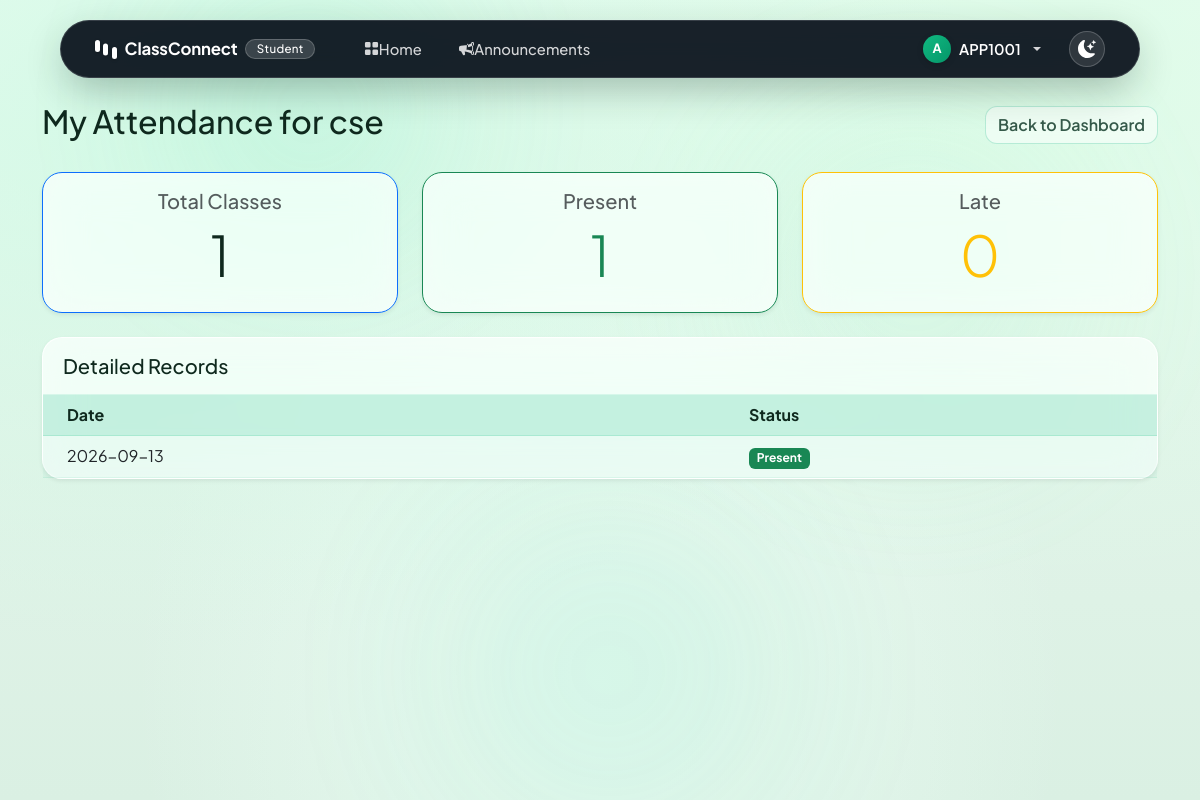
The app's page /class/1/my_attendance (signed in) with its own data.
### tables this page shows
CREATE TABLE classes (
    id INTEGER PRIMARY KEY AUTOINCREMENT,
    name TEXT NOT NULL,
    teacher_id INTEGER NOT NULL,
    join_code TEXT NOT NULL UNIQUE, subject TEXT, semester TEXT, academic_year TEXT, created_at TEXT, section TEXT, room TEXT,
    FOREIGN KEY(teacher_id) REFERENCES users(id)
);

CREATE TABLE attendance (
    id INTEGER PRIMARY KEY AUTOINCREMENT,
    class_id INTEGER NOT NULL,
    student_id INTEGER NOT NULL,
    date DATE NOT NULL,
    status TEXT NOT NULL CHECK(status IN ('Present', 'Absent', 'Late')),
    FOREIGN KEY(class_id) REFERENCES classes(id),
    FOREIGN KEY(student_id) REFERENCES users(id)
);

### app.py (the view)
@app.route("/class/<int:class_id>/my_attendance")
@login_required
def my_attendance(class_id):
    if session["role"] != "student":
        return redirect("/")
    class_info = db.execute("SELECT classes.* FROM classes JOIN enrollments ON classes.id = enrollments.class_id WHERE classes.id = ? AND enrollments.student_id = ?", class_id, session["user_id"])
    if len(class_info) == 0:
        return redirect("/")
    records = db.execute("SELECT date, status FROM attendance WHERE class_id = ? AND student_id = ? ORDER BY date DESC", class_id, session["user_id"])
    total = len(records)
    present = sum(1 for r in records if r["status"] == "Present")
    late = sum(1 for r in records if r["status"] == "Late")
    return render_template("student_attendance.html", class_info=class_info[0], records=records, total=total, present=present, late=late)

### app.py (called while the page is built)
@app.after_request
def after_request(response):
    response.headers["Cache-Control"] = "no-cache, no-store, must-revalidate"
    response.headers["Expires"] = 0
    response.headers["Pragma"] = "no-cache"
    return response

def login_required(f):
    @wraps(f)
    def decorated_function(*args, **kwargs):
        if session.get("user_id") is None:
            return redirect("/login")
        return f(*args, **kwargs)
    return decorated_function

### templates/student_attendance.html
{% extends "layout.html" %}
{% block content %}
<div class="d-flex justify-content-between align-items-center mb-4">
    <h2>My Attendance for {{ class_info.name }}</h2>
    <a href="/" class="btn btn-secondary">Back to Dashboard</a>
</div>
<div class="row">
    <div class="col-md-4">
        <div class="card shadow-sm mb-4 border-primary">
            <div class="card-body text-center">
                <h5 class="card-title text-muted">Total Classes</h5>
                <h1 class="display-4">{{ total }}</h1>
            </div>
        </div>
    </div>
    <div class="col-md-4">
        <div class="card shadow-sm mb-4 border-success">
            <div class="card-body text-center">
                <h5 class="card-title text-muted">Present</h5>
                <h1 class="display-4 text-success">{{ present }}</h1>
            </div>
        </div>
    </div>
    <div class="col-md-4">
        <div class="card shadow-sm mb-4 border-warning">
            <div class="card-body text-center">
                <h5 class="card-title text-muted">Late</h5>
                <h1 class="display-4 text-warning">{{ late }}</h1>
            </div>
        </div>
    </div>
</div>
<div class="card shadow-sm">
    <div class="card-header bg-white">
        <h5 class="mb-0">Detailed Records</h5>
    </div>
    <div class="card-body p-0">
        <table class="table table-striped table-hover mb-0">
            <thead class="table-light">
                <tr>
                    <th class="ps-4">Date</th>
                    <th>Status</th>
                </tr>
            </thead>
            <tbody>
                {% for r in records %}
                <tr>
                    <td class="ps-4">{{ r.date }}</td>
                    <td>
                        {% if r.status == 'Present' %}
                            <span class="badge bg-success">Present</span>
                        {% elif r.status == 'Late' %}
                            <span class="badge bg-warning text-dark">Late</span>
                        {% else %}
                            <span class="badge bg-danger">Absent</span>
                        {% endif %}
                    </td>
                </tr>
                {% else %}
                <tr>
                    <td colspan="2" class="text-center text-muted py-4">No attendance records found.</td>
                </tr>
                {% endfor %}
            </tbody>
        </table>
    </div>
</div>
{% endblock %}

### static/css/style.css (style rules this page uses)
:root { --primary-emerald: #059669; --primary-emerald-hover: #047857; --primary-emerald-light: #10b981; --primary-emerald-glow: rgba(16, 185, 129, 0.35); --accent-mint: #34d399; --accent-sage: #6ee7b7; --accent-tint: rgba(16, 185, 129, 0.12); --bg-page-light: #eaf6ee; --bg-page-gradient: radial-gradient(at 15% 15%, rgba(209, 250, 229, 0.85) 0px, transparent 55%), radial-gradient(at 85% 10%, rgba(220, 252, 231, 0.9) 0px, transparent 50%), radial-gradient(at 50% 85%, rgba(236, 253, 245, 0.8) 0px, transparent 55%), linear-gradient(180deg, #ecfbf2 0%, #e2f4e9 50%, #daf0e3 100%); --glass-card-bg: rgba(255, 255, 255, 0.72); --glass-card-border: rgba(255, 255, 255, 0.85); --glass-card-border-alt: rgba(16, 185, 129, 0.18); --glass-shadow: 0 12px 36px -6px rgba(16, 55, 36, 0.08), 0 2px 6px rgba(0, 0, 0, 0.02); --glass-inner-highlight: inset 0 1px 1px 0 rgba(255, 255, 255, 0.95); --glass-blur: blur(20px) saturate(180%); --text-primary: #0f291e; --text-secondary: #355a4a; --text-muted: #5c7e70; --capsule-nav-bg: rgba(8, 15, 26, 0.92); --capsule-nav-border: rgba(255, 255, 255, 0.14); --capsule-nav-shadow: 0 14px 40px -6px rgba(10, 36, 26, 0.32), 0 0 1px 1px rgba(255, 255, 255, 0.08); --transition-smooth: all 0.28s cubic-bezier(0.16, 1, 0.3, 1); }
body.apple-glass-theme { background: var(--bg-page-gradient); background-color: var(--bg-page-light); background-attachment: fixed; color: var(--text-primary); font-family: 'Plus Jakarta Sans', 'Inter', -apple-system, BlinkMacSystemFont, "Segoe UI", Roboto, sans-serif; min-height: 100vh; margin: 0; padding: 0; -webkit-font-smoothing: antialiased; -moz-osx-font-smoothing: grayscale; transition: background var(--transition-smooth), color var(--transition-smooth); position: relative; overflow-x: hidden; }
.card { background: var(--glass-card-bg); backdrop-filter: var(--glass-blur); -webkit-backdrop-filter: var(--glass-blur); border: 1px solid var(--glass-card-border); border-radius: 20px; box-shadow: var(--glass-shadow), var(--glass-inner-highlight); transition: var(--transition-smooth); color: var(--text-primary); }
.card-header { background: transparent !important; border-bottom: 1px solid rgba(16, 185, 129, 0.12) !important; padding: 1rem 1.25rem; font-weight: 700; }
.btn-secondary, .btn-outline-secondary { background: rgba(255, 255, 255, 0.5); border: 1px solid rgba(16, 185, 129, 0.25); color: var(--text-secondary) !important; border-radius: 12px; font-weight: 600; backdrop-filter: blur(10px); transition: var(--transition-smooth); }
.table { --bs-table-bg: transparent; --bs-table-striped-bg: rgba(16, 185, 129, 0.04); --bs-table-hover-bg: rgba(16, 185, 129, 0.08); --bs-table-border-color: rgba(16, 185, 129, 0.12); color: var(--text-primary); }
thead.table-light tr, thead.table-light th { background: rgba(16, 185, 129, 0.1) !important; color: var(--text-primary) !important; border-color: rgba(16, 185, 129, 0.15) !important; font-weight: 700; }

### records on screen
classes: name "cse"
attendance: date "2026-09-13", status "Present"

### other values on screen
{{ session.get('role') }} "Student"
{{ session.get('username')[0]|upper }} "A"
{{ session.get('username') }} "APP1001"
{{ total }} "1"
{{ present }} "1"
{{ late }} "0"
